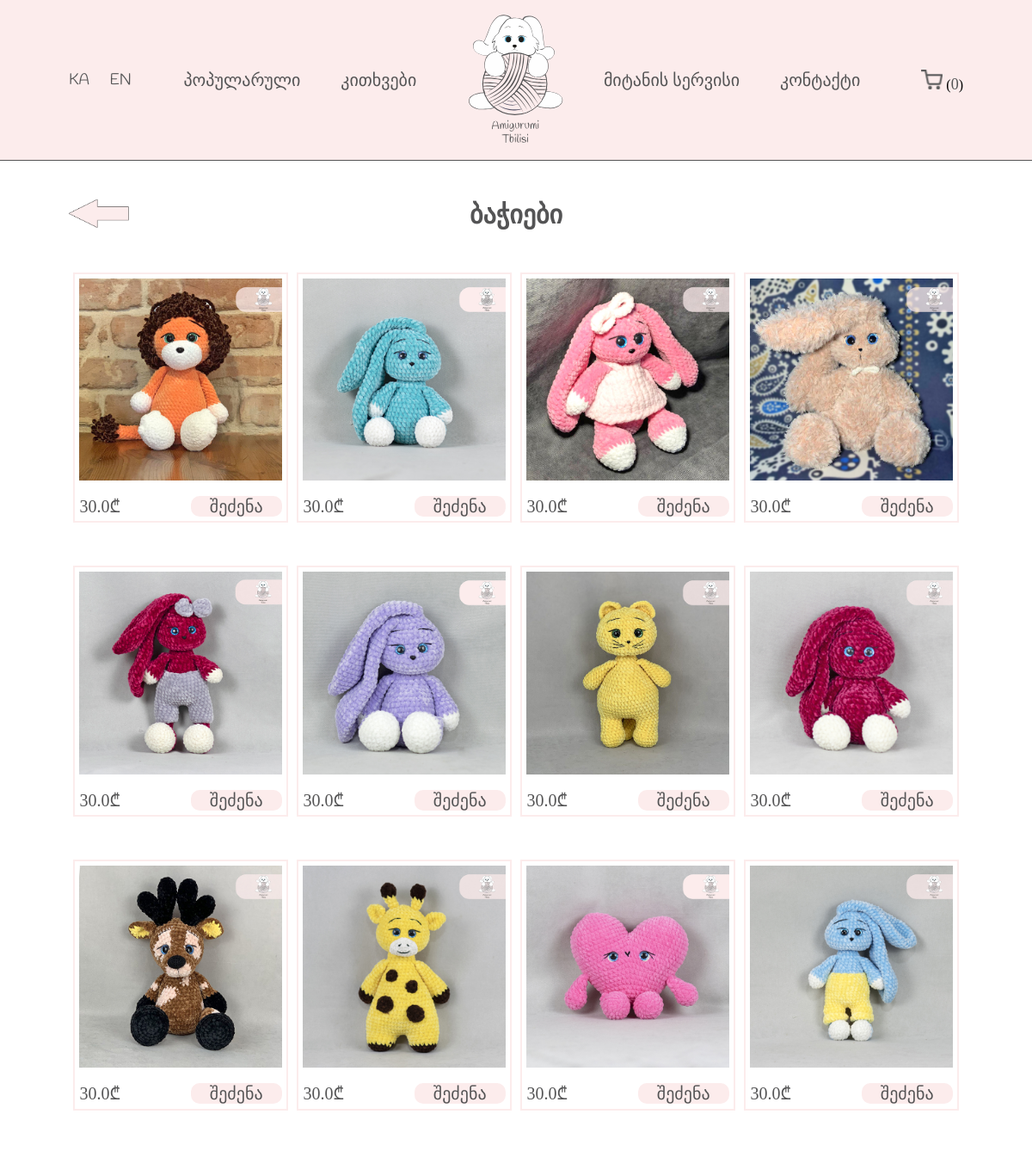
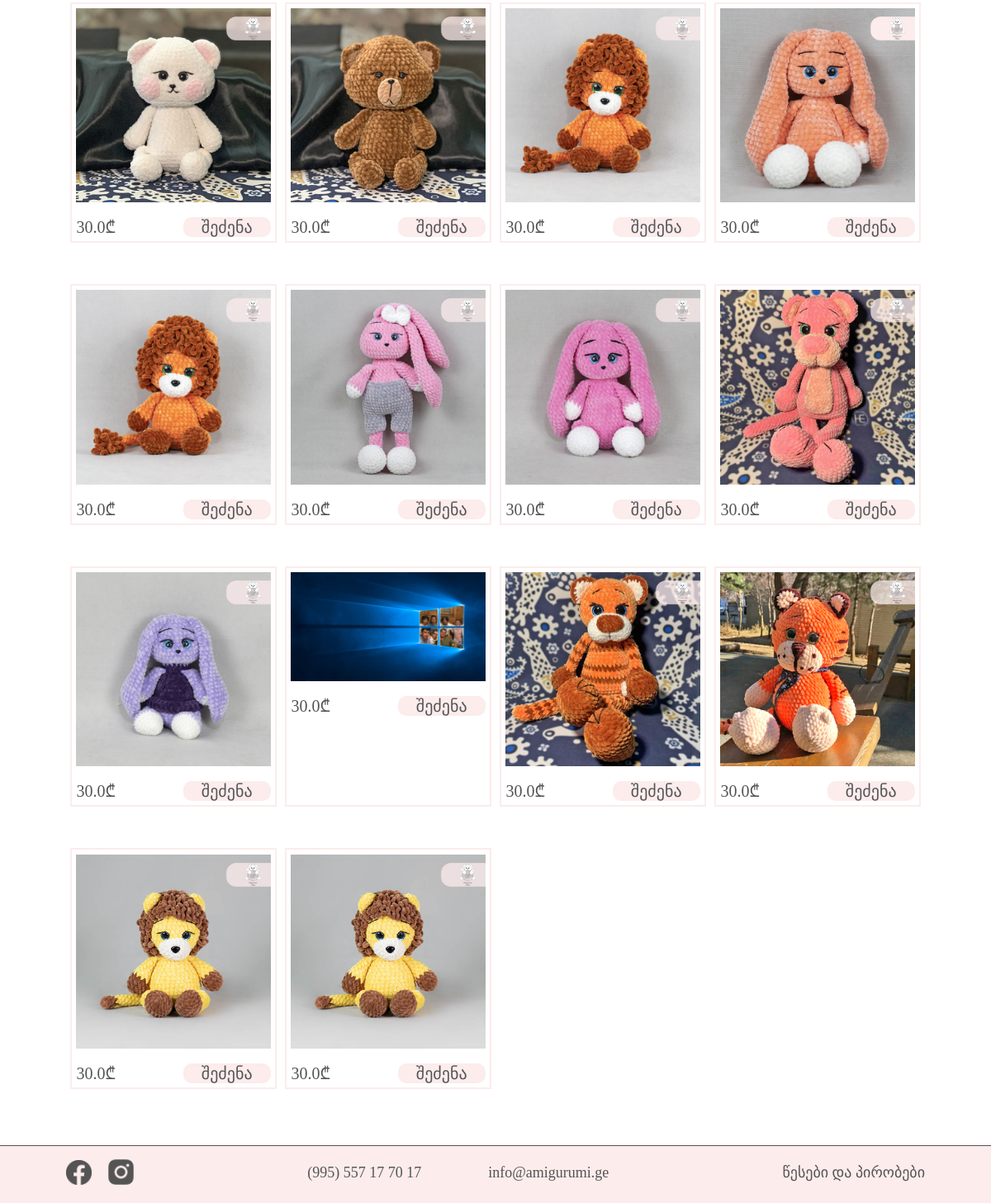
Screenshot of /categories/1 with the database file from the repository (2 pictures, top to bottom).
### app/models/store.py (models this page shows, shortened)
class ToyCategory(db.Model, BaseModel):
    __tablename__ = "toy_categories"
    id = db.Column(db.Integer, primary_key=True)
    photo = db.Column(db.String, nullable=False)
    name_geo = db.Column(db.String, nullable=False)
    name_eng = db.Column(db.String, nullable=False)
    description_geo = db.Column(db.String, nullable=False)
    description_eng = db.Column(db.String, nullable=False)

class Toy(db.Model, BaseModel):
    __tablename__ = "toys"
    id = db.Column(db.Integer, primary_key=True)
    photo = db.Column(db.String, nullable=False)
    name_geo = db.Column(db.String, nullable=False)
    name_eng = db.Column(db.String, nullable=False)
    desc_eng = db.Column(db.String, nullable=False)
    desc_geo = db.Column(db.String, nullable=False)
    price = db.Column(db.Float, nullable=False)
    stock = db.Column(db.Integer,nullable=False)
    is_popular = db.Column(db.Boolean, nullable=False)
    meta_geo = db.Column(db.String, nullable=False)
    meta_eng = db.Column(db.String, nullable=False)
    category_id = db.Column(db.ForeignKey("toy_categories.id"))
    category = db.relationship("ToyCategory", uselist=False)

### app/views/product/routes.py (the view)
@product_blueprint.route("/categories/<int:category_id>")
def category(category_id):
    categorie = ToyCategory.query.get(category_id)
    toys = Toy.query.filter_by(category_id=categorie.id)
    return render_template("bunnies.html", toys=toys, categorie=categorie)

### app/__init__.py (called while the page is built)
def register_extensions(app):
    db.init_app(app)
    migrate.init_app(app, db)
    login_manager.init_app(app)
    login_manager.login_view = "auth.login"
    @login_manager.user_loader
    def load_user(user_id):
        return User.query.get(user_id)
    admin.init_app(app)
    admin.add_view(OrderView(Order, db.session, name="შეკვეთები"))
    admin.add_view(UserView(User, db.session, name="მომხმარებლები"))
    admin.add_view(ToyView(Toy, db.session, name="სათამაშოები"))
    admin.add_view(ToyCategoryView(ToyCategory, db.session, name="კატეგორიები"))
    admin.add_view(CityView(City, db.session, name="ქალაქები"))
    admin.add_link(MenuLink("გასვლა", url="/"))
    ckeditor.init_app(app)
    def get_locale():
        if 'locale' not in session.keys():
            session['locale'] = 'EN'
        return session['locale']
    babel.init_app(app, locale_selector=get_locale)

### app/templates/product/bunnies.html
{% extends 'layouts/base.html' %}
{% block main %}
<main>
    <div class="container">
        <a class="go-back" href="../..">
            <img src="{{ url_for('static', filename='img/icons/arrow.png') }}" alt="back arrow">
        </a>
        {% if session['locale'] == 'KA' %}
            <h1>{{ categorie.name_eng }}</h1>
        {% else %}
            <h1>{{ categorie.name_geo }}</h1>
        {% endif %}
        <section class="bunnies">
            <ul>
                {% for toy in toys %}
                    <li class="product">
                    <a id="product1" href="{{ url_for('product.view_product', id=toy.id) }}">
                            <img src="{{ url_for('static', filename='img/products/' + toy.photo) }}" alt="{{ toy.name_eng }}">
                            <div class="product-info">
                                <span>{{ toy.price }}₾</span>
                                <button id="buyButton1">{{_('შეძენა')}}</button>
                            </div>
                        </a>
                    </li>
                {% endfor %}
            </ul>
        </section>
    </div>
</main>
{% endblock %}

### app/templates/layouts/base.html (shortened to what this page needs)
<!DOCTYPE html>
<html lang="en">
<head>
    <link rel="stylesheet" href="{{ url_for('static', filename='css/reset.css') }}">
    <link rel="stylesheet" href="{{ url_for('static', filename='css/style.css') }}">
</head>
<body>
<header>
    <nav>
        <div class="container header-container">
            <ul class="languages">
                <li><a href="{{ url_for('main.change_language') }}" {% if session['locale'] == 'EN' %} style="pointer-events: none"{% else %}style=""{% endif %}>KA</a></li>
                <li><a href="{{ url_for('main.change_language') }}" {% if session['locale'] == 'KA' %} style="pointer-events: none"{% else %}style=""{% endif %}>EN</a></li>
            </ul>
            <ul class="pages">
                <li><a id="featuredProducts" href="#featured">{{_('პოპულარული')}}</a></li>
                <li><a id="questionsTab" href="static/pages/questions.html">{{_('კითხვები')}}</a></li>
            </ul>
            <div class="logo" id="logoDiv">
                <a id="logoLink" href="{{ url_for('main.home') }}">
                    <img src="{{ url_for('static', filename='img/amigurumi logo.svg') }}" alt="logo">
                </a>
            </div>
            <ul class="pages">
                <li><a id="deliveryTab" href="#delivery-service">{{_('მიტანის სერვისი')}}</a></li>
                <li><a id="contactTab" href="#contact-us">{{_('კონტაქტი')}}</a></li>
            </ul>
            <div class="icons">
                <a class="cart" id="cartIcon">
                    <div>
                        (<span class="counter">0</span>)
                    </div>
                </a>
            </div>
        </div>
    </nav>
</header>
{% block main %}
{% endblock %}
<footer id="contact-us">
    <nav>
        <div class="social-icons">
            <a href="https://www.facebook.com/amigurumitbilisi/">
            </a>
            <a href="https://www.instagram.com/amigurumi_tbilisi/">
            </a>
        </div>
        <div class="contact-details">
            <address>
                <a id="phone" href="tel:+995557177017">(995) 557 17 70 17</a>
            </address>
            <address>
                <a id="mail" href="mailto:info@amigurumi.ge">info@amigurumi.ge</a>
            </address>
        </div>
        <a class="terms" id="termsTab" href="static/pages/terms.html">{{_('წესები და პირობები')}}</a>
    </nav>
</footer>
</body>
</html>

### app/static/css/style.css (style rules this page uses)
:root { --main-font-en: 'Handlee'; --main-font-ge: 'alk-life'; --text-color: #545455; --background-color: #fcecec; --size-30: 30px; --size-24: 24px; --size-20: 20px; --size-18: 18px; }
html { scroll-behavior: smooth; }
body { position: relative; }
header { width: 100%; background-color: var(--background-color); border-bottom: 1px solid var(--text-color); }
.logo { max-width: 110px; min-width: 90px; width: 15%; align-self: center; }
.logo a { display: block; width: 100%; }
.logo img { height: 100%; cursor: pointer; }
.header-container { display: flex; justify-content: space-between; padding: 1rem 5rem; }
.container { padding: 1rem 5rem; position: relative; }
.languages { width: 7%; display: flex; align-content: center; justify-content: space-between; }
.icons { width: 7%; display: flex; align-content: center; justify-content: flex-end; }
.icons a { height: 15%; width: fit-content; }
.icons svg { cursor: pointer; height: 100%; width: fit-content; }
.languages a { font-family: var(--main-font-en); text-decoration: none; color: var(--text-color); font-size: var(--size-18); }
.pages { width: 30%; min-width: 297px; display: flex; justify-content: center; gap: 15%; align-self: center; }
.pages a { font-family: var(--main-font-ge); color: var(--text-color); font-size: var(--size-20); text-decoration: none; }
.product { margin: 0 2%; max-width: 300px; min-width: 150px; padding: 2%; border: 2px solid var(--background-color); transition: 0.2s linear; }
.product img { margin: 0 auto; width: 100%; }
.product span, .product button { font-family: var(--main-font-ge); color: var(--text-color); font-size: var(--size-20); }
.product a { text-decoration: none; display: block; height: fit-content; }
.product-info { width: 100%; display: flex; justify-content: space-between; margin-top: 15px; }
.product-info button { cursor: pointer; background-color: var(--background-color); text-align: center; border-radius: 10px; width: 45%; }
.product-info span { align-self: center; }
footer { background-color: var(--background-color); max-height: 70px; min-height: 70px; border-top: 1px solid var(--text-color); }
footer nav { width: 100%; padding: 1rem 5rem; display: flex; justify-content: space-between; align-content: center; }
.social-icons { display: flex; justify-content: center; gap: 20px; align-content: center; }
.social-icons a { max-width: 31px; align-self: center; }
footer svg { display: block; width: 100%; height: fit-content; }
.contact-details { width: 30%; min-width: 365px; display: flex; justify-content: space-between; }
footer address { align-self: center; }
footer a { font-family: var(--main-font-ge); font-size: var(--size-18); color: var(--text-color); text-decoration: none; }
.terms { align-self: center; }
.bunnies, .other-animals { padding: 5% 0; text-align: center; }
.bunnies ul, .other-animals ul { width: 100%; display: grid; grid-template-columns: repeat(4, 1fr); justify-content: center; row-gap: 50px; }
.container h1 { font-family: var(--main-font-ge); color: var(--text-color); font-weight: 900; font-size: var(--size-30); text-align: center; padding-top: 2rem; }
.cart { text-decoration: none; }
.cart div { display: inline; }
.counter { font-family: var(--main-font-ge); color: var(--text-color); font-size: var(--size-18); cursor: pointer; }
.go-back { display: block; width: 70px; position: absolute; top: 2.8rem; }
.go-back img { width: 100%; }

### rows the page displays
ToyCategory: name_geo "ბაჭიები"
Toy: photo (picture), price "30.0"
Toy: photo (picture), price "30.0"
Toy: photo (picture), price "30.0"
Toy: photo (picture), price "30.0"
Toy: photo (picture), price "30.0"
Toy: photo (picture), price "30.0"
Toy: photo (picture), price "30.0"
Toy: photo (picture), price "30.0"
Toy: photo (picture), price "30.0"
Toy: photo (picture), price "30.0"
Toy: photo (picture), price "30.0"
Toy: photo+name_eng (picture), price "30.0"
Toy: photo (picture), price "30.0"
Toy: photo (picture), price "30.0"
Toy: photo (picture), price "30.0"
Toy: photo (picture), price "30.0"
Toy: photo (picture), price "30.0"
Toy: photo (picture), price "30.0"
Toy: photo (picture), price "30.0"
Toy: photo (picture), price "30.0"
Toy: photo (picture), price "30.0"
Toy: photo (picture), price "30.0"
Toy: photo (picture), price "30.0"
Toy: photo (picture), price "30.0"
Toy: photo (picture), price "30.0"
Toy: photo (picture), price "30.0"
